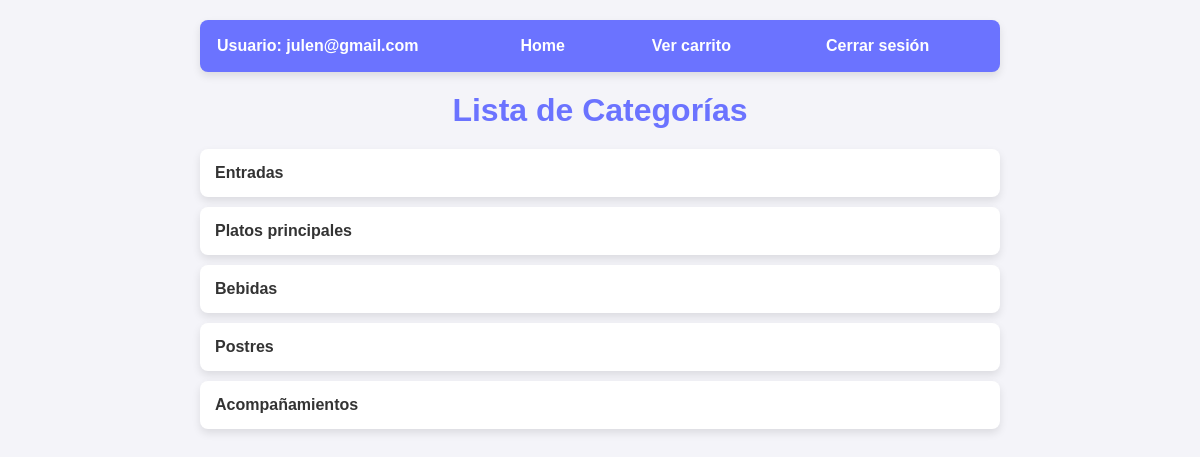
Page /Proyecto/principal.php?usuario=julen@gmail.com (signed in) on the committed database.
### tables this page shows
CREATE TABLE `categorias` (
  `id` int(11) NOT NULL,
  `nombre` varchar(100) NOT NULL
);

### Proyecto/principal.php (the view, shortened to what this page needs)
<!DOCTYPE html>
<html lang="en">
<head>
</head>
<body>
    <?php
    $usuario = $_SESSION['usuario'];
    require 'conexion.php';
    $query = "SELECT id, nombre FROM categorias";
    $result = $conexion->query($query);
    ?>
    <table>
        <tr>
            <th>Usuario: <?php echo htmlspecialchars($usuario); ?></th>
            <th><a href=<?php echo "principal.php?usuario=" . $usuario; ?>>Home</a></th>
            <th><a href="carrito.php">Ver carrito</a></th>
            <th><a href="?logout=true">Cerrar sesión</a></th>
        </tr>
    </table>
    <h1>Lista de Categorías</h1>
    <ul>
        <?php
        if ($result->num_rows > 0) {
            while ($row = $result->fetch_assoc()) {
                $categoria_id = $row['id'];
                $categoria_nombre = htmlspecialchars($row['nombre']);
                echo "<li><a href='categoria.php?id=$categoria_id'>$categoria_nombre</a></li>";
            }
        } else {
            echo "<li>No se encontraron categorías disponibles.</li>";
        }
        ?>
    </ul>
</body>
</html>

### Proyecto/principal.php (style rules this page uses)
* { margin: 0; padding: 0; box-sizing: border-box; font-family: Arial, sans-serif; }
body { background-color: #f4f4f9; color: #333; display: flex; flex-direction: column; align-items: center; padding: 20px; }
table { width: 100%; max-width: 800px; margin-bottom: 20px; background-color: #6B73FF; border-radius: 8px; overflow: hidden; box-shadow: 0px 4px 8px rgba(0, 0, 0, 0.1); }
table tr th { padding: 15px; text-align: left; color: #fff; }
table tr th a { color: #fff; text-decoration: none; padding: 10px 15px; border-radius: 4px; transition: background-color 0.3s ease; }
h1 { font-size: 2rem; margin-bottom: 20px; color: #6B73FF; }
ul { list-style: none; width: 100%; max-width: 800px; padding: 0; }
ul li { background-color: #fff; margin-bottom: 10px; border-radius: 8px; box-shadow: 0px 4px 8px rgba(0, 0, 0, 0.1); }
ul li a { display: block; padding: 15px; text-decoration: none; color: #333; font-weight: bold; transition: background-color 0.3s ease, color 0.3s ease; }

### rows in the picture
categorias: nombre "Entradas"
categorias: nombre "Platos principales"
categorias: nombre "Bebidas"
categorias: nombre "Postres"
categorias: nombre "Acompañamientos"

### other values in the picture
$usuario "julen@gmail.com"
